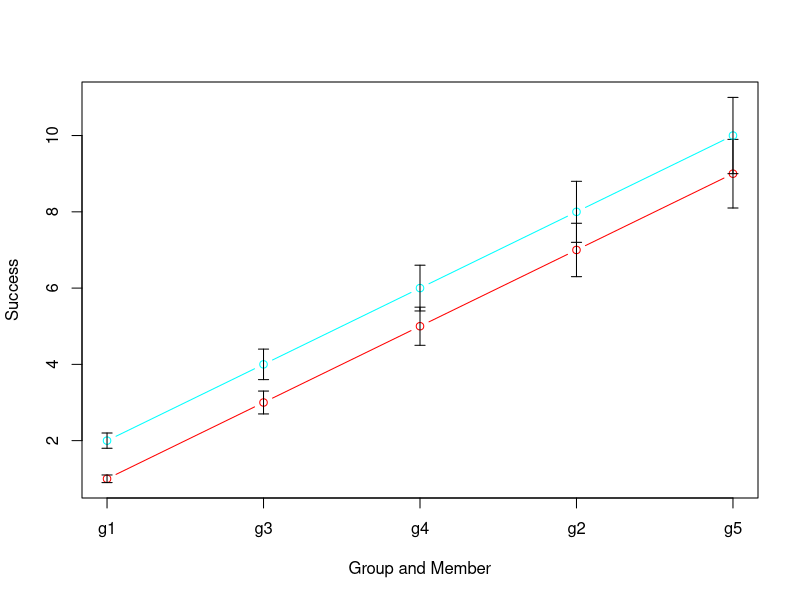

R code for this plot:
# make function that plots data with variance
library("Hmisc")

# plots the means given a variance
# mean       : matrix with rows = lines plots, column data points
# var        : same as matrix
# x          : place to plot it on x-axis
# xname      : axis labels of the plot points
# xlab       : x-axis label
# ylab       : y-axis label
# filename   : place and name of where to store
# legendname : name of the lines
plot_wVar <- function(y, yvar, x = 1:(length(y[1,])), xname = 1:(length(y[1,])), xlab = "x", ylab = "y", filename = "plot_wVar.eps", legendopt = c(), legpos = "bottomright"){
	datasets = dim(y)[1]
	if(is.matrix(y)){
		color = rainbow(datasets)
		setEPS()
		# save dest
		postscript(filename, height = 5, width = 8)
		# plot
		plot(x, y[1,], type = "b", col = color[1], ylim = c(min(y - yvar), max(y + yvar)), xlab = xlab, ylab = ylab, xaxt = "n")
		# add error bars
		errbar(x = x, y = y[1,], y[1,] + yvar[1,], y[1,] - yvar[1,], add = T, type="n")
		# add axis
		axis(1, at = x, labels = xname)
		# add legends
		if(length(legendopt) > 0){
			legend(legpos, legendopt, cex=0.8, lty = 1, col = color)
		}
		# add other plot lines, if they exist
		if(datasets > 1){
			for(i in 2:datasets){
				lines(x, y[i,], type = "b", col = color[i])
				errbar(x, y[i,], y[i,] + yvar[i,], y[i,] - yvar[i,], add = T, type="n")
			}
		}
		q = dev.off()
		
	}
}

m = matrix(1:10,2,5)
v = matrix((1:10)/10,2,5)
xaxis = c("g1","g3","g4","g2","g5")
lab = c("Smoothed","Not Smoothed")

plot_wVar(y = m, yvar = v, xname = xaxis, xlab = "Group and Member", ylab = "Success")
